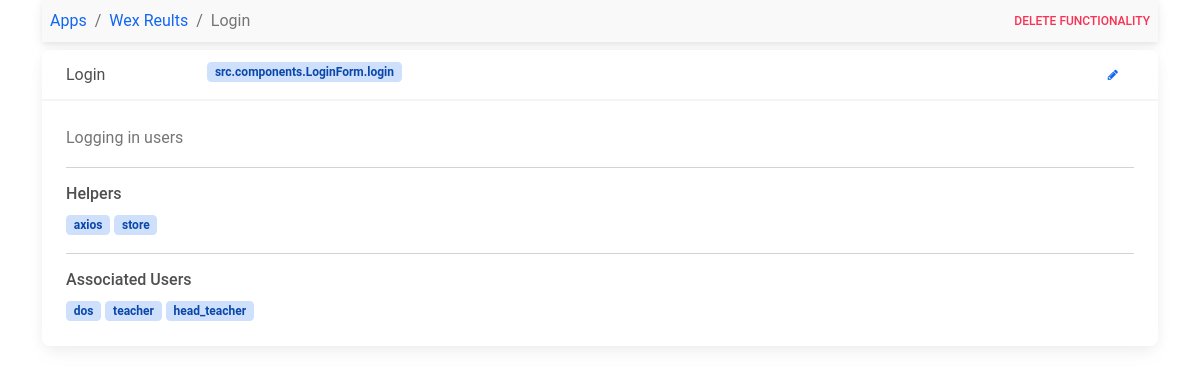
Screenshot of /apps/1/functionalities/6/ with the database file from the repository.
### core/models.py (models this page shows, shortened)
class TimeStampedModel(models.Model):
	created_at = models.DateTimeField(auto_now_add=True, null=True)
	updated_at = models.DateTimeField(auto_now=True, null=True)
	class Meta:
		abstract = True

class App(TimeStampedModel):
    name = models.CharField(max_length=64)
    description = models.CharField(max_length=512)
    repository = models.URLField()
    link = models.URLField()
    class Meta:
        ordering = ['-id']

class Functionality(TimeStampedModel):
    name = models.CharField(max_length=64)
    description = models.CharField(max_length=512)
    handler = models.CharField(max_length=128)
    helpers = models.JSONField(default=list)
    procudure = models.JSONField(default=list)
    image = models.ImageField(upload_to=functionality_image_upload_location, null=True)
    app = models.ForeignKey(App, on_delete=models.CASCADE)
    users = models.ManyToManyField(AppUser, related_name='functionalities')

class AppUser(TimeStampedModel):
    name = models.CharField(max_length=64)
    description = models.CharField(max_length=512, default='')
    app = models.ForeignKey(App, on_delete=models.CASCADE)
    def __str__(self):
        return self.name

### core/views/functionality.py (the view)
# urls.py: path('apps/<int:app_id>/functionalities/<int:id>/', get_app_functionality, name='get_app_functionality'),
def get_app_functionality(request, app_id, id):
    app = App.objects.get(id=app_id)
    functionality = Functionality.objects.get(id=id)
    context = {
        'app': app,
        'func': functionality,
    }
    return render(request, 'functionality/functionality.html', context)

### core/templates/functionality/functionality.html
{% extends 'base.html' %}
{% load static %}
{% load app_tags %}
{% block body %}
<div class="container">
    <nav class="justify-content-between navbar navbar-expand-sm navbar-light bg-light p-2">
        <nav class="breadcrumb">
            <a class="breadcrumb-item" href="{% url 'core:get_apps' %}">Apps</a>
            <a class="breadcrumb-item" href="{% url 'core:get_app' id=app.id %}#func-{{func.id}}">{{app.name}}</a>
            <span class="breadcrumb-item active">{{func.name}}</span>
        </nav>
        {% url 'core:delete_functionality' id=func.id as delete_url %}
        {% include 'helpers/delete-entity.html' with entity_name='Functionality' delete_url=delete_url  %}
    </nav>
    <div class="card my-2">
        <div class="d-flex card-header justify-content-between">
            <div class="row my-auto">
                <div class="col-md-6">
                    {{func.name}}
                </div>
                <div class="col-md-6">
                    <span class="badge badge-pill badge-primary">{{func.handler}}</span>
                </div>
            </div>
            <a href="{% url 'core:update_app_functionality' app_id=func.app.id id=func.id %}"
                class="my-auto btn btn-sm btn-link"> <span class="fa fa-pencil"></span> </a>
        </div>
        <div class="card-body">
            <p class="text-muted">{{func.description}}</p>
            <hr>
            <h6>Helpers</h6>
            {% for helper in func.helpers %}
            <span class="badge badge-pill badge-primary">{{helper}}</span>
            {% empty %}
            <p class="text-muted">No helpers added</p>
            {% endfor %}
            <hr>
            <h6>Associated Users</h6>
            {% for helper in func.users.all %}
            <span class="badge badge-pill badge-primary">{{helper}}</span>
            {% empty %}
            <p class="text-muted">No users added</p>
            {% endfor %}
        </div>
    </div>
    {% endblock %}

### rows the page displays
App: name "Wex Reults"
Functionality: name "Login", handler "src.components.LoginForm.login", description "Logging in users"
AppUser: name "dos"
AppUser: name "teacher"
AppUser: name "head_teacher"

### other values shown
{{ entity_name }} "FUNCTIONALITY"
{{ helper }} "axios" "store"
